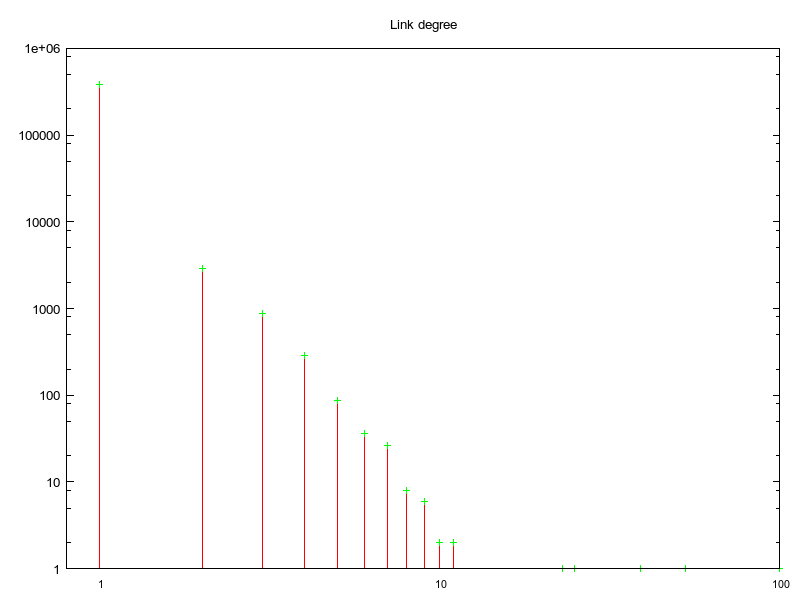

Write gnuplot code to recreate this figure.
set terminal pngcairo transparent enhanced font "arial,10" size 800, 600 
set output "link-degree-histogram.png"
set title "Link degree" 
set logscale x
set logscale y
set xrange [ 0.8 : ]
set xtic scale 0 font ",8"
plot 'link-degree-histogram.dat' using 1:2 with impulses title "", \
     'link-degree-histogram.dat' using 1:2 with points title ""
